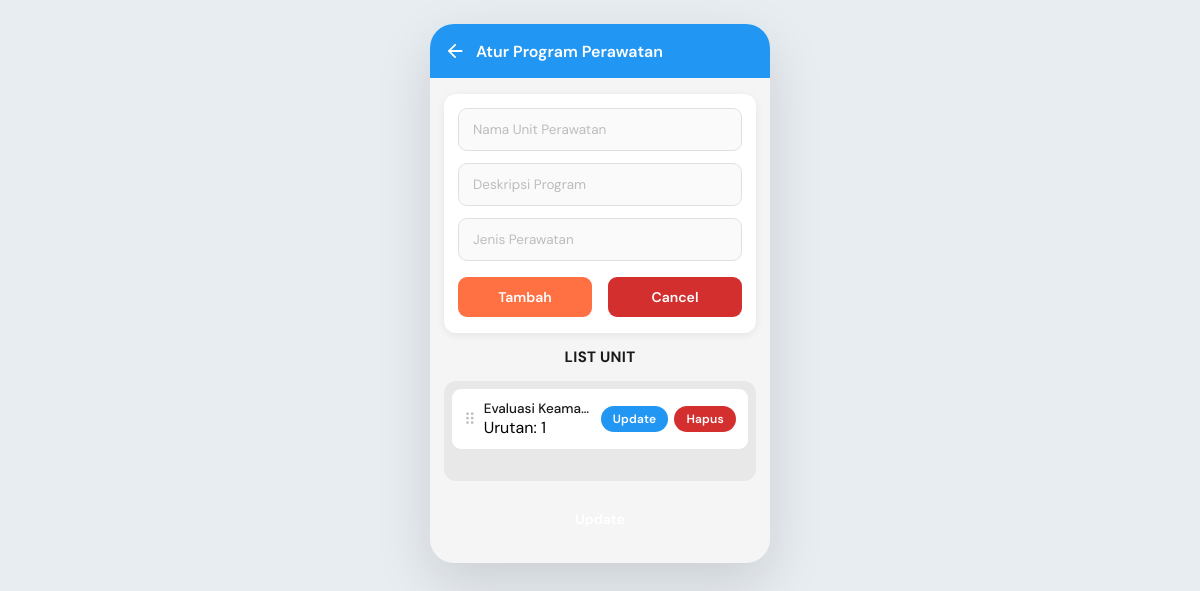
The app's page /front-end/atur_program.php, older data.
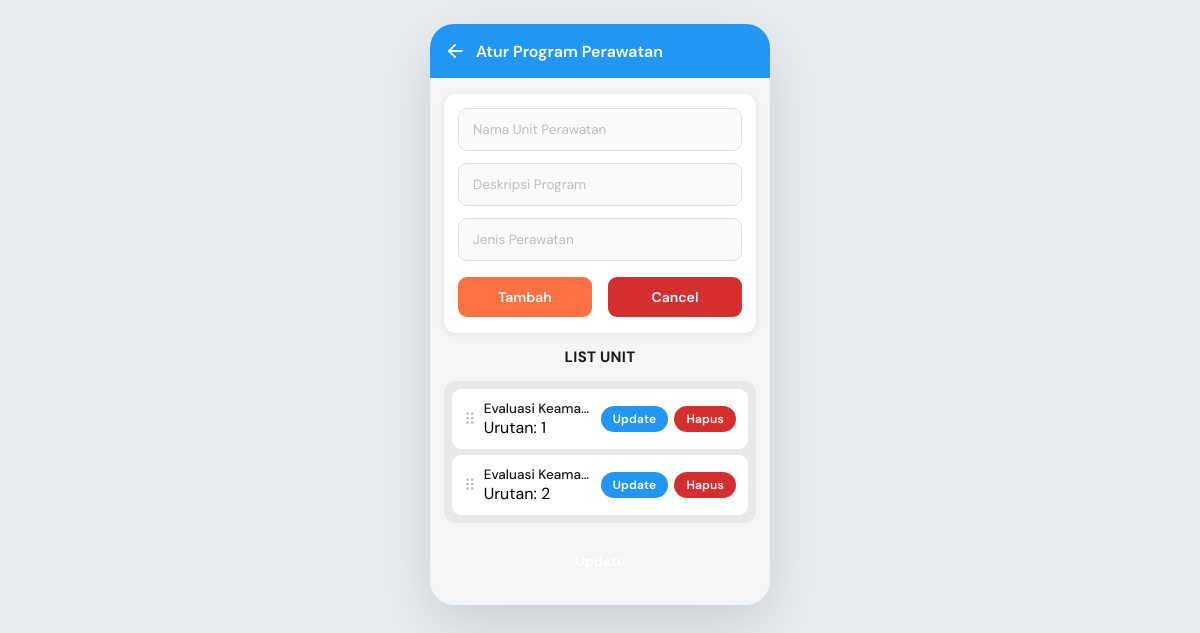
The same page, newer data.
### tables this page shows
CREATE TABLE `maintenance_unit` (
  `id` int(255) NOT NULL,
  `sequence_number` int(255) DEFAULT NULL,
  `unit_name` text NOT NULL,
  `unit_description` text NOT NULL,
  `unit_type` text DEFAULT NULL
);

### front-end/atur_program.php (the view, shortened to what this page needs)
<!DOCTYPE html>
<html lang="id">
<head>
  <link rel="stylesheet" href="../styling_feature/atur_program.css" />
</head>
<body>
  <div class="shell">
    <div class="topbar">
      <a href="dashboard_kantorpusat.php" class="back-btn">
        <svg viewBox="0 0 24 24">
          <path d="M20 11H7.83l5.59-5.59L12 4l-8 8 8 8 1.41-1.41L7.83 13H20v-2z" />
        </svg>
      </a>
      <h1>Atur Program Perawatan</h1>
    </div>
    <div class="page-body">
      <div class="card">
        <form action="../src/feature/maintenance_program/endpoint/add_unit.php" method="POST">
          <input type="text" name="unit_name" placeholder="Nama Unit Perawatan" required />
          <input type="text" name="description" placeholder="Deskripsi Program" required />
          <input type="text" name="unit_type" placeholder="Jenis Perawatan" required />
          <div class="btn-row" style="margin-top:4px">
            <button type="submit" class="btn btn-orange2">Tambah</button>
            <a href="atur_program.php" class="btn btn-red" style="text-align:center">Cancel</a>
          </div>
        </form>
      </div>
      <p class="section-title">LIST UNIT</p>
      <div class="list-area">
        <?php
        require_once __DIR__ . "/../src/db/lms.php";
        $units  = [];
        $result = $db->query("SELECT * FROM maintenance_unit ORDER BY sequence_number");
        if ($result) {
          while ($row = $result->fetch_assoc()) $units[] = $row;
        }
        if (empty($units)):
        ?>
          <div class="list-placeholder">
            <span class="dots">⠿</span>
            <span>Unit Perawatan:</span>
          </div>
          <?php else: foreach ($result as $unit): ?>
            <div class="list-item">
              <span class="drag-icon">⠿</span>
              <div class="item-info">
                <div class="item-name"><?= htmlspecialchars($unit['unit_name']) ?></div>
                <div class="item-sub">Urutan: <?= $unit['sequence_number'] ?></div>
              </div>
              <div class="action-links">
                <a href="atur_program.php?edit=<?= $unit['id'] ?>" class="link-action">Update</a>
                <form action="../src/feature/maintenance_program/endpoint/delete_unit.php"
                  method="POST" style="display:inline">
                  <button type="submit" class="link-action del">Hapus</button>
                </form>
              </div>
            </div>
        <?php endforeach;
        endif; ?>
      </div>
      <a href="atur_program.php" class="btn btn-orange full-width" style="margin-top:4px; text-align:center">
      </a>
    </div>
  </div>
</body>
</html>

### styling_feature/atur_program.css (style rules this page uses)
*, *::before, *::after { box-sizing: border-box; margin: 0; padding: 0; }
:root { --blue: #2196F3; --orange: #FF7043; --orange2: #FF7043; --red: #D32F2F; --dark: #1a1a1a; --gray: #757575; --lgray: #bdbdbd; --border: #e0e0e0; --bg: #f5f5f5; --card: #ffffff; --list-bg: #e8e8e8; }
body { font-family: 'DM Sans', sans-serif; background: #e8edf2; min-height: 100vh; display: flex; align-items: flex-start; justify-content: center; padding: 24px 12px; }
.shell { width: min(340px, 100%); background: var(--bg); border-radius: clamp(0px, 3.5vw, 24px); box-shadow: 0 20px 56px rgba(0,0,0,.13); overflow: hidden; animation: fadeUp .4s ease both; }
.topbar { background: var(--blue); display: flex; align-items: center; padding: 16px 14px; gap: 10px; }
.back-btn { display: flex; align-items: center; color: #fff; text-decoration: none; flex-shrink: 0; }
.back-btn svg { width: 22px; height: 22px; fill: #fff; }
.topbar h1 { font-size: 16px; font-weight: 600; color: #fff; }
.page-body { padding: 16px 14px 24px; display: flex; flex-direction: column; gap: 14px; }
.card { background: var(--card); border-radius: 12px; padding: 14px 14px 16px; box-shadow: 0 2px 8px rgba(0,0,0,.07); }
.card form { display: flex; flex-direction: column; gap: 12px; }
.card input { width: 100%; padding: 12px 14px; border: 1.5px solid var(--border); border-radius: 9px; background: #fafafa; font-family: inherit; font-size: 13.5px; color: var(--dark); outline: none; transition: border-color .2s, box-shadow .2s; }
.card input::placeholder { color: var(--lgray); }
.btn-row { display: flex; gap: 16px; margin-top: 6px; }
.btn { flex: 1; padding: 11px; border: none; border-radius: 9px; font-family: inherit; font-size: 14px; font-weight: 600; cursor: pointer; color: #fff; text-align: center; text-decoration: none; display: inline-block; transition: opacity .15s, transform .1s; }
.btn-orange2 { background: var(--orange2); }
.btn-red { background: var(--red); }
.section-title { font-size: 15px; font-weight: 700; color: var(--dark); text-align: center; letter-spacing: .3px; }
.list-area { background: var(--list-bg); border-radius: 12px; min-height: 100px; padding: 8px; display: flex; flex-direction: column; gap: 6px; }
.list-item { background: var(--card); border-radius: 9px; padding: 11px 12px; display: flex; align-items: center; gap: 8px; animation: itemIn .2s ease both; }
.drag-icon { color: #bbb; font-size: 16px; flex-shrink: 0; }
.item-info { flex: 1; min-width: 0; }
.item-name { font-size: 13.5px; font-weight: 500; color: var(--dark); white-space: nowrap; overflow: hidden; text-overflow: ellipsis; }
.action-links { display: flex; gap: 6px; flex-shrink: 0; }
.link-action { display: inline-flex; align-items: center; padding: 5px 12px; border: none; border-radius: 20px; font-family: inherit; font-size: 12px; font-weight: 600; cursor: pointer; text-decoration: none; letter-spacing: .2px; transition: opacity .15s, transform .1s; background: var(--blue); color: #fff; }
.link-action.del { background: var(--red); color: #fff; }

Row changes from the older to the newer data that the page shows:
added maintenance_unit: unit_name "Evaluasi Keama…", sequence_number "2"
